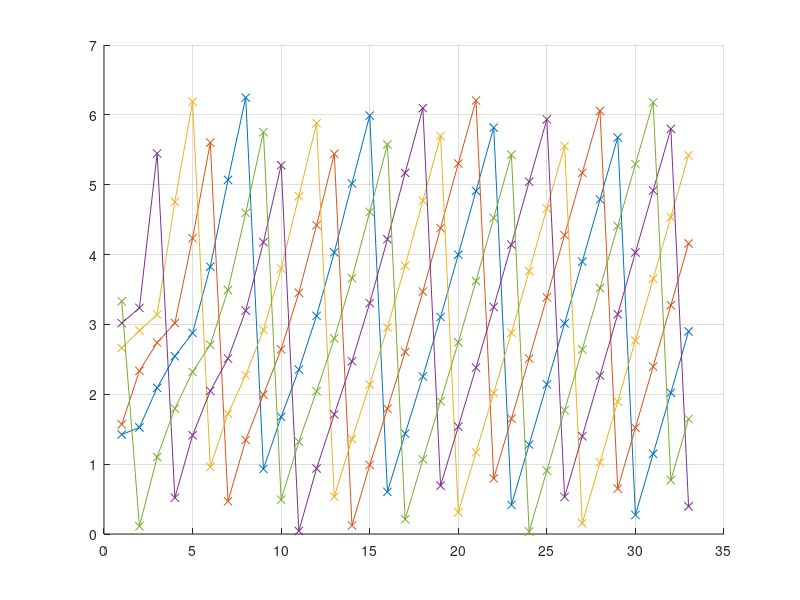

The MATLAB script that drew this image: (Note: this script raises an error after producing the figure.)
clc; clear;

% for n = 5

theta_0 = sort(mod(rand(5,1,'double')*10, 2*pi));
K = 0.7;

% system_dynamics = 'A', 'B'
system_dynamics = 'A';

control_difference_equilibrium = 0.01;
step_limit = 10000;
step_count = 0;

theta_evolution = zeros([5 1]);
theta_evolution(:,1) = theta_0;

theta_diff_ahead = [[-1, 1, 0, 0, 0];
                    [0, -1, 1, 0, 0];
                    [0, 0, -1, 1, 0];
                    [0, 0, 0, -1, 1];
                    [1, 0, 0, 0, -1]];

theta_diff_behind = [[1, 0, 0, 0, -1];
                     [-1, 1, 0, 0, 0];
                     [0, -1, 1, 0, 0];
                     [0, 0, -1, 1, 0];
                     [0, 0, 0, -1, 1]];

equilibrium_search = 1;

%% system dynamics
switch system_dynamics
    case 'A'
       while equilibrium_search
           u = K * mod( theta_diff_ahead*theta_evolution(:,end), 2*pi);
           theta_evolution = [theta_evolution, mod( theta_evolution(:,end) + u, 2*pi)];
           control_difference = max(abs(u)) - min(abs(u));
           if control_difference < control_difference_equilibrium
               equilibrium_search = 0;
           end

           step_count = step_count + 1;
           if step_count > step_limit
               disp('No equilibrium condition found.')
               break
           end

       end

    case 'B'
       while equilibrium_search
           u = K * (mod( theta_diff_ahead*theta_evolution(:,end), 2*pi) - mod( theta_diff_behind*theta_evolution(:,end), 2*pi));
           theta_evolution = [theta_evolution, mod( theta_evolution(:,end) + u, 2*pi)];
           control_difference = max(abs(u)) - min(abs(u));
           if control_difference < control_difference_equilibrium
               equilibrium_search = 0;
           end

           step_count = step_count + 1;
           if step_count > step_limit
               disp('No equilibrium condition found.')
               break
           end

       end
end


%% plotting evolution of states to equilibrium only if equilibrium is attained
if step_count <= step_limit

% plotting the evolution of states in 2D
figure
hold on
plot(theta_evolution', 'x-');
grid on;
title(strcat('Evolution of bot position angles for control law ', system_dynamics, " and K ", string(K)))
xlabel('iteration step')
ylabel('Position Angle')
legend('Bot1', 'Bot2', 'Bot3', 'Bot4', 'Bot5' )
hold off;


% plotting the evolution of states in 3D
figure
r = 100;
x_evolution = r*cos(theta_evolution);
y_evolution = r*sin(theta_evolution);

time = linspace(1, length(x_evolution), length(x_evolution));

plot3(x_evolution', y_evolution',time, 'LineWidth',3)
grid on;
title(strcat('Evolution of bot position angles for control law ', system_dynamics, " and K ", string(K)))
xlabel('x')
ylabel('y')
zlabel('time')
legend('Bot1', 'Bot2', 'Bot3', 'Bot4', 'Bot5' )
end
